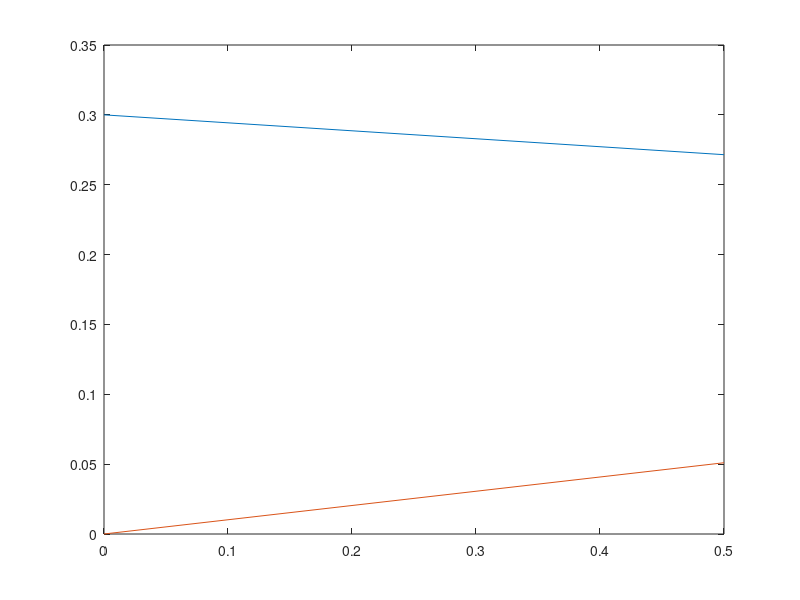

This figure's MATLAB source:
%% 2nd order System ODE Exercise
L=2;
V1=10;
V2=5;
dC1dt=@(t,C1,C2) -L/V1*C1;
dC2dt=@(t,C1,C2) -L/V2*(C2-C1);

t(1)=0;
C1(1)=0.3;
C2(1)=0;

n=1;
tf=0.5;
dx=(tf-t(1))/n;

for i=1:n
    t(i+1)=t(i)+dx; %#ok<SAGROW>
    k11=dx*dC1dt(t(i),C1(i),C2(i));
    k12=dx*dC2dt(t(i),C1(i),C2(i));

    k21=dx*dC1dt(t(i)+1/2*dx,C1(i)+1/2*k11,C2(i)+1/2*k12);
    k22=dx*dC2dt(t(i)+1/2*dx,C1(i)+1/2*k11,C2(i)+1/2*k12);

    C1(i+1)=C1(i)+k21; %#ok<SAGROW>
    C2(i+1)=C2(i)+k22; %#ok<SAGROW>
end

plot(t, C1); hold on;
plot(t, C2)

%% Fourth order Quiz
f=@(x,y) x*cos(x)+y;

% xi is initial x, y is inital y
xi=0;
y=0.5;
dx=0.05;
xf=0.05;

for x=xi:dx:xf-dx
    k1=f(x,y);
    k2=f(x+dx/2,y+dx*k1/2);
    k3=f(x+dx/2,y+dx*k2/2);
    k4=f(x+dx,y+k3*dx);
    y=y+dx/6*(k1+2*k2+2*k3+k4);
end

fprintf('%3.5f\n', y)